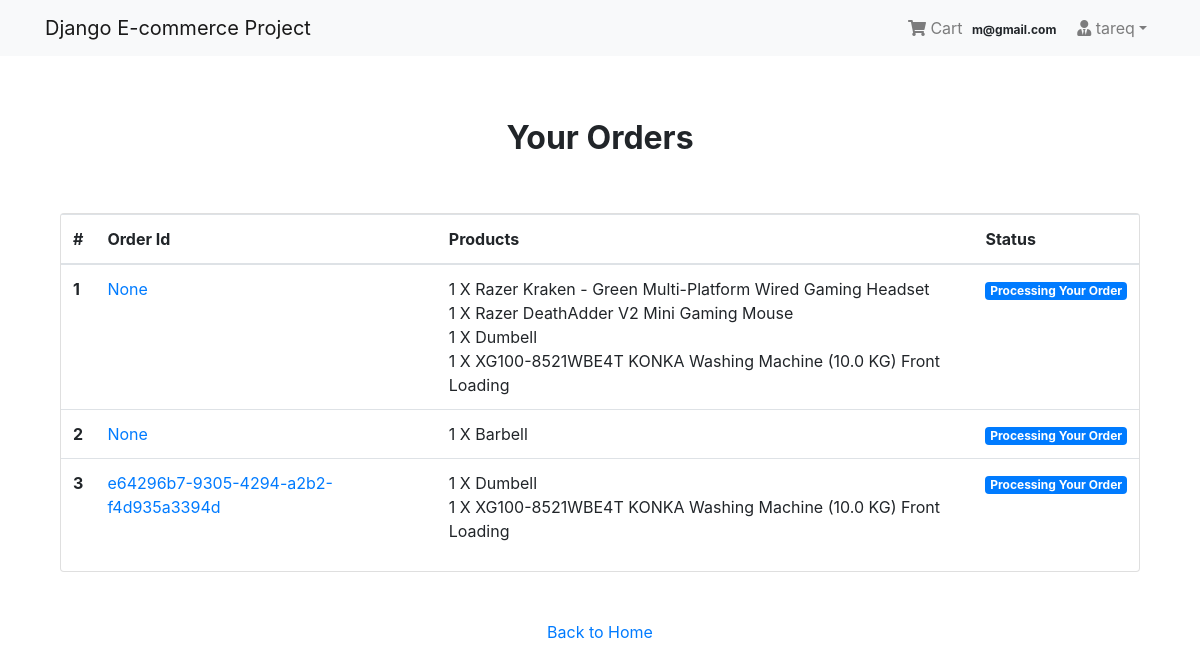
Screenshot of /payment/orders/ (signed in) with the database file from the repository.
### login_app/models.py (models this page shows, shortened)
class User(AbstractBaseUser, PermissionsMixin):
    email = models.EmailField(unique=True, null=False)
    is_staff = models.BooleanField(
        ugettext_lazy('staff status'),
        default = False,
        help_text = ugettext_lazy('Designates whether the user can log in the site')
    )
    is_active = models.BooleanField(
        ugettext_lazy('active'),
        help_text = ugettext_lazy('Designates whether the user is an active user or not. Unselect this instead of deleting the account')
    )
    USERNAME_FIELD = 'email'
    objects = MyUserManager()
    def __str__(self):
        return self.email

class Profile(models.Model):
    user = models.OneToOneField(User, on_delete=models.CASCADE, related_name='profile')
    username = models.CharField(max_length=264, blank=True)
    fullname = models.CharField(max_length=264,blank=True)
    address = models.TextField(max_length=300,blank=True)
    city = models.CharField(max_length=50,blank=True)
    zipcode = models.CharField(max_length=10,blank=True)
    country = models.CharField(max_length=50,blank=True)
    phone = models.CharField(max_length=20, blank=True)
    date_joined = models.DateTimeField(auto_now_add=True)

### order_app/models.py (models this page shows, shortened)
class Order(models.Model):
    orderitem = models.ManyToManyField(Cart)
    user = models.ForeignKey(settings.AUTH_USER_MODEL, on_delete=models.CASCADE)
    ordered = models.BooleanField(default=False)
    created = models.DateTimeField(auto_now_add=True)
    payment_id = models.CharField(max_length=264,blank=True,null=True)
    order_id = models.CharField(max_length=264,blank=True,null=True)

class Cart(models.Model):
    user = models.ForeignKey(settings.AUTH_USER_MODEL, on_delete=models.CASCADE,
    related_name='cart')
    item = models.ForeignKey(Product,on_delete=models.CASCADE,related_name='cart')
    quantity = models.IntegerField(default=1)
    purchased = models.BooleanField(default=False)
    created = models.DateTimeField(auto_now_add=True)
    updated = models.DateTimeField(auto_now=True)
    def __str__(self):
        return f'{self.quantity} X {self.item}'

### store_app/models.py (models this page shows)
class Product(models.Model):
    main_image = models.ImageField(upload_to='products')
    name = models.CharField(max_length=264)
    category = models.ForeignKey(Category,on_delete=models.CASCADE,related_name="category")
    preview_text = models.TextField(max_length=200,verbose_name="preview_text")
    detail_text = models.TextField(max_length=1000,verbose_name="description")
    price = models.FloatField(default=0.00)
    old_price = models.FloatField(default=0.00)
    created_at = models.DateTimeField(auto_now_add=True)
    def __str__(self):
        return self.name
    class Meta:
        ordering = ['-created_at',]
        verbose_name_plural = "Products"

### payment_app/views.py (the view)
# urls.py: path('orders/', views.order_view, name="order"),
@login_required
def order_view(request):
    try:
        orders = Order.objects.filter(user=request.user, ordered=True)
        context = {"orders": orders}
    except:
        messages.warning(request, "You do no have an active order")
        return redirect("store_app:home")
    return render(request, "payment_templates/order.html", context)

### templates/payment_templates/order.html
{% extends 'base.html' %}
{% block content %}
<div class="container mt-5">
  <h2 class="text-center"><strong>Your Orders</strong></h2>
  <div class="row">
    <div class="col-md-12">
      <div class="card mt-5" style="height:auto">
        <div class="table-responsive">
          <table class="table">
            <thead>
              <tr>
                <th scope="col">#</th>
                <th scope="col">Order Id</th>
                <th scope="col">Products</th>
                <th scope="col">Status</th>
              </tr>
            </thead>
            <tbody>
              {% for order in orders %}
              <tr>
                <th scope="row">{{ forloop.counter }}</th>
                <td><a href="#">{{ order.order_id }}</a></td>
                <td>
                  {% for item in order.orderitem.all %} {{item}} <br> {% endfor %}
                </td>
                <td><span class="badge badge-primary">Processing Your Order</span></td>
              </tr>
              {% endfor %}
            </tbody>
          </table>
        </div>
      </div>
    </div>
    <div class="col-md-12 my-5 text-center">
      <a href="{% url 'store_app:home' %}">Back to Home</a>
    </div>
  </div>
</div>
{% endblock %}

### templates/base.html (shortened to what this page needs)
{% load static %}
<!DOCTYPE html>
<html lang="en" dir="ltr">
<head>
  <link rel="stylesheet" href="https://stackpath.bootstrapcdn.com/bootstrap/4.3.1/css/bootstrap.min.css">
  <link href="https://cdnjs.cloudflare.com/ajax/libs/font-awesome/5.10.2/css/all.css" rel="stylesheet">
  <link rel="stylesheet" href="{% static 'css/main.css' %}">
</head>
<body>
    {% include 'navbar.html' %}
    <div class="container" style="padding-top:15px">
        {% block content %}
        {% endblock %}
    </div>
</body>
</html>
</body>
</html>

### templates/navbar.html (shortened to what this page needs)
<nav class="navbar navbar-expand-lg navbar-light bg-light">
  <div class="container">
    <a class="navbar-brand" href="{% url 'store_app:home' %}">Django E-commerce Project</a>
    <div class="collapse navbar-collapse" id="navbarNav">
      <ul class="navbar-nav ml-auto">
        {% if request.user.is_authenticated %}
        <li class="nav-item">
          <a href="{% url 'order_app:cart' %}" class="nav-link">
              <i class="fa fa-shopping-cart"></i> Cart
              <span class="badge badge-light">{{ request.user}}</span>
          </a>
        </li>
        <li class="nav-item dropdown">
          <a class="nav-link dropdown-toggle" href="#" id="navbarDropdown" role="button" data-toggle="dropdown" aria-haspopup="true" aria-expanded="false"><i class="fas fa-user-tie"></i> {{request.user.profile.username}}</a>
        </li>
        {% else %}
        <li class="nav-item">
          <a href="{% url 'login_app:login' %}" class="btn btn-primary">Login</a>
        </li>
        {% endif %}
      </ul>
    </div>
  </div>
</nav>

### templates/base.html (style rules this page uses)
.card { height: 350px; }

### rows the page displays
User: user "m@gmail.com", user.profile.username "tareq"
Order: order_id "None"
Cart: quantity+item "1 X Razer Kraken - Green Multi-Platform Wired Gaming Headset"
Cart: quantity+item "1 X Razer DeathAdder V2 Mini Gaming Mouse"
Cart: quantity+item "1 X Dumbell"
Cart: quantity+item "1 X XG100-8521WBE4T KONKA Washing Machine (10.0 KG) Front Loading"
Order: order_id "None"
Cart: quantity+item "1 X Barbell"
Order: order_id "e64296b7-9305-4294-a2b2-f4d935a3394d"
Cart: quantity+item "1 X Dumbell"
Cart: quantity+item "1 X XG100-8521WBE4T KONKA Washing Machine (10.0 KG) Front Loading"
